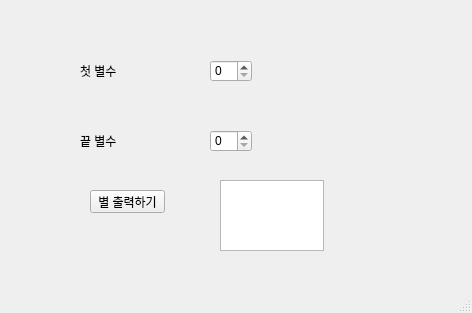
<?xml version="1.0" encoding="UTF-8"?>
<ui version="4.0">
 <class>MainWindow</class>
 <widget class="QMainWindow" name="MainWindow">
  <property name="geometry">
   <rect>
    <x>0</x>
    <y>0</y>
    <width>472</width>
    <height>313</height>
   </rect>
  </property>
  <property name="windowTitle">
   <string>MainWindow</string>
  </property>
  <widget class="QWidget" name="centralwidget">
   <widget class="QLabel" name="lbl_first">
    <property name="geometry">
     <rect>
      <x>80</x>
      <y>50</y>
      <width>91</width>
      <height>41</height>
     </rect>
    </property>
    <property name="text">
     <string>첫 별수</string>
    </property>
   </widget>
   <widget class="QPushButton" name="pb">
    <property name="geometry">
     <rect>
      <x>90</x>
      <y>190</y>
      <width>75</width>
      <height>23</height>
     </rect>
    </property>
    <property name="text">
     <string>별 출력하기</string>
    </property>
   </widget>
   <widget class="QLabel" name="lbl_last">
    <property name="geometry">
     <rect>
      <x>80</x>
      <y>120</y>
      <width>91</width>
      <height>41</height>
     </rect>
    </property>
    <property name="text">
     <string>끝 별수</string>
    </property>
   </widget>
   <widget class="QSpinBox" name="sb_first">
    <property name="geometry">
     <rect>
      <x>210</x>
      <y>60</y>
      <width>42</width>
      <height>22</height>
     </rect>
    </property>
   </widget>
   <widget class="QSpinBox" name="sb_last">
    <property name="geometry">
     <rect>
      <x>210</x>
      <y>130</y>
      <width>42</width>
      <height>22</height>
     </rect>
    </property>
   </widget>
   <widget class="QPlainTextEdit" name="pte">
    <property name="geometry">
     <rect>
      <x>220</x>
      <y>180</y>
      <width>104</width>
      <height>71</height>
     </rect>
    </property>
   </widget>
  </widget>
  <widget class="QMenuBar" name="menubar">
   <property name="geometry">
    <rect>
     <x>0</x>
     <y>0</y>
     <width>472</width>
     <height>21</height>
    </rect>
   </property>
  </widget>
  <widget class="QStatusBar" name="statusbar"/>
 </widget>
 <resources/>
 <connections/>
</ui>
